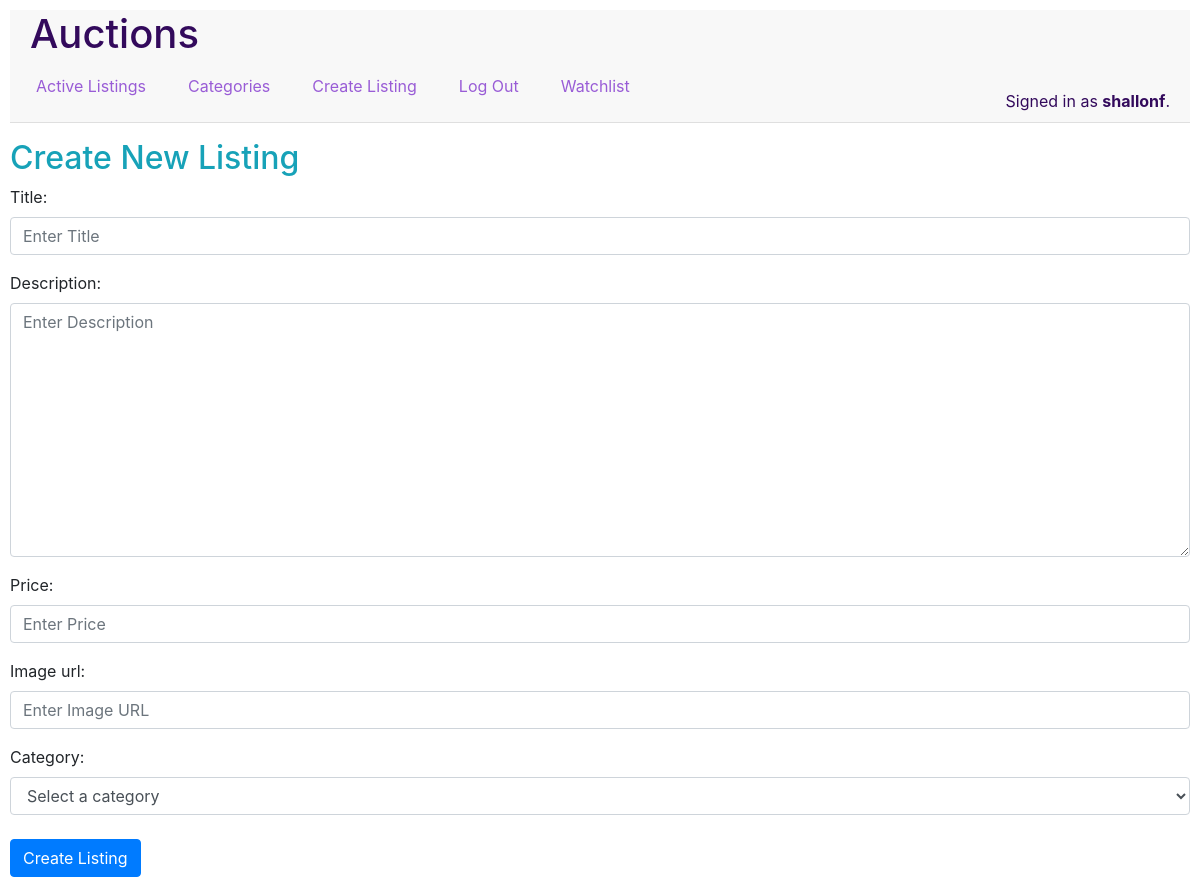
The page /create_listing/ (signed in) on the database as committed earlier.
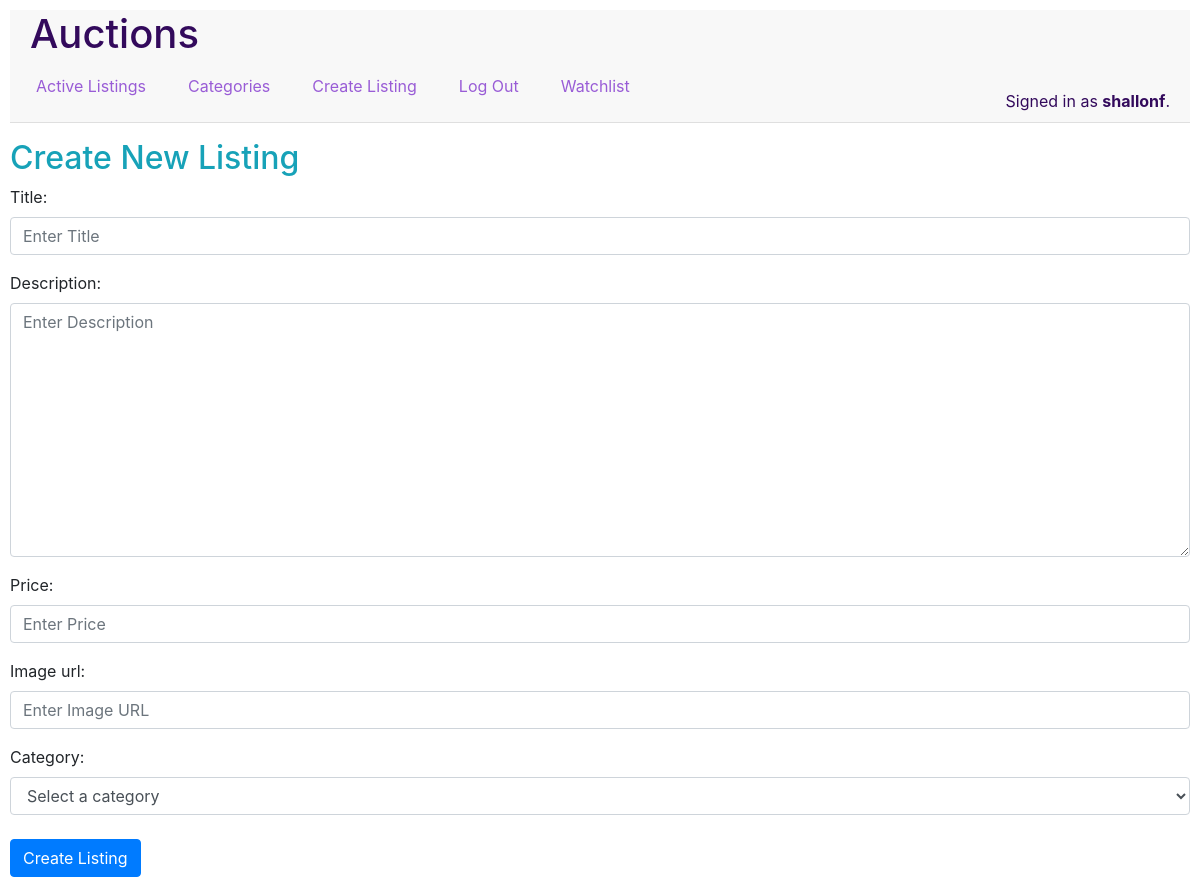
The same page on the database as committed later.
### auctions/models.py (models this page shows)
class Categories(models.Model):
    category = models.CharField(max_length=64, unique=True)
    listings = models.ManyToManyField(Listing, related_name='categories', blank=True)
    def __str__(self):
        return self.category

### auctions/views.py (the view)
# urls.py: path("create_listing/", views.create_listing, name="create_listing"),
@login_required
def create_listing(request):
    if request.method == "POST":
        form = CreateListingForm(request.POST)
        category_form = CategoryFilterForm(request.POST)
        if form.is_valid() and category_form.is_valid():
            form.instance.created_by = request.user
            new_listing = form.save()
            selected_category = category_form.cleaned_data['category']
            if selected_category:
                new_listing.categories.add(selected_category)
            Bid.objects.create(listing=new_listing, amount=form.cleaned_data['price'], user=None)
            return HttpResponseRedirect(reverse("index"))
    else:
        form = CreateListingForm()
        category_form = CategoryFilterForm()
    return render(request, "auctions/create_listing.html", {
        'form': form,
        'category_form': category_form,
    })

### auctions/forms.py
class CreateListingForm(ModelForm):
    class Meta:
        model = Listing
        fields = [
            'title', 'description', 'price', 'image_url'
            ]
        exclude = ['created_by']
        widgets = {
            'title': forms.TextInput(attrs={'class': 'form-control', 'placeholder': 'Enter Title'}),
            'description': forms.Textarea(attrs={'class': 'form-control', 'placeholder': 'Enter Description'}),
            'price': forms.NumberInput(attrs={'class': 'form-control', 'placeholder': 'Enter Price'}),
            'image_url': forms.URLInput(attrs={'class': 'form-control', 'placeholder': 'Enter Image URL'}),
        }
        required = {
            'title': True,
            'description': True,
            'price': True,
            'image_url': False,
        }

class CategoryFilterForm(forms.Form):
    category = forms.ModelChoiceField(
            queryset=Categories.objects.all(),
            empty_label='Select a category',
            required=False,
            widget=forms.Select(attrs={'class': 'form-control'})
        )

### auctions/templates/auctions/create_listing.html (shortened to what this page needs)
{% extends "auctions/layout.html" %}
{% block body %}
    <h2 class="text-info">Create New Listing</h2>
    {% if user.is_authenticated %}
        <form method="post" action="{% url 'create_listing' %}" class="needs-validation" novalidate>
            {{ form.as_p }}
            {{ category_form }}
            <br>
            <button type="submit" class="btn btn-primary">Create Listing</button>
        </form>
    {% else %}
        <p>Not signed in.</p>
    {% endif %}
{% endblock %}

Rows that differ between the two databases and show on the page:
added Categories: category "Select a category"
Other text that changed with them:
form field category: "Select a category" → (not shown)
